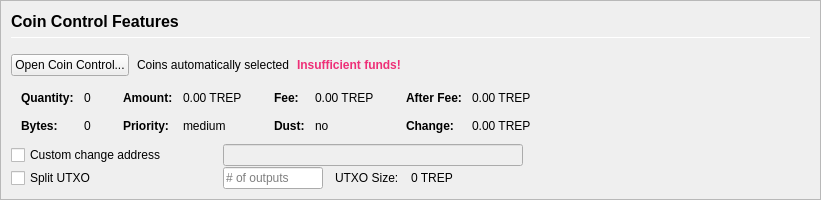
         <widget class="QFrame" name="frameCoinControl">
          <property name="sizePolicy">
           <sizepolicy hsizetype="Expanding" vsizetype="Expanding">
            <horstretch>0</horstretch>
            <verstretch>0</verstretch>
           </sizepolicy>
          </property>
          <property name="maximumSize">
           <size>
            <width>16777215</width>
            <height>16777215</height>
           </size>
          </property>
          <property name="frameShape">
           <enum>QFrame::StyledPanel</enum>
          </property>
          <property name="frameShadow">
           <enum>QFrame::Sunken</enum>
          </property>
          <layout class="QVBoxLayout" name="verticalLayoutCoinControl2">
           <property name="spacing">
            <number>0</number>
           </property>
           <property name="leftMargin">
            <number>0</number>
           </property>
           <property name="topMargin">
            <number>0</number>
           </property>
           <property name="rightMargin">
            <number>0</number>
           </property>
           <property name="bottomMargin">
            <number>0</number>
           </property>
           <item>
            <widget class="QFrame" name="frameCoinControl_BG">
             <layout class="QVBoxLayout" name="verticalLayoutCoinControl" stretch="0,0,0,0,0,0">
              <property name="spacing">
               <number>1</number>
              </property>
              <property name="leftMargin">
               <number>10</number>
              </property>
              <property name="topMargin">
               <number>10</number>
              </property>
              <item>
               <layout class="QHBoxLayout" name="horizontalLayoutCoinControl1">
                <property name="bottomMargin">
                 <number>15</number>
                </property>
                <item>
                 <layout class="QVBoxLayout" name="verticalLayout_3">
                  <property name="spacing">
                   <number>6</number>
                  </property>
                  <item>
                   <widget class="QLabel" name="labelCoinControlFeatures">
                    <property name="sizePolicy">
                     <sizepolicy hsizetype="Preferred" vsizetype="Maximum">
                      <horstretch>0</horstretch>
                      <verstretch>0</verstretch>
                     </sizepolicy>
                    </property>
                    <property name="minimumSize">
                     <size>
                      <width>0</width>
                      <height>20</height>
                     </size>
                    </property>
                    <property name="font">
                     <font>
                      <pointsize>12</pointsize>
                      <weight>75</weight>
                      <bold>true</bold>
                     </font>
                    </property>
                    <property name="styleSheet">
                     <string notr="true">font-weight:bold;</string>
                    </property>
                    <property name="text">
                     <string>Coin Control Features</string>
                    </property>
                   </widget>
                  </item>
                  <item>
                   <widget class="Line" name="line">
                    <property name="minimumSize">
                     <size>
                      <width>0</width>
                      <height>1</height>
                     </size>
                    </property>
                    <property name="maximumSize">
                     <size>
                      <width>16777215</width>
                      <height>1</height>
                     </size>
                    </property>
                    <property name="orientation">
                     <enum>Qt::Horizontal</enum>
                    </property>
                   </widget>
                  </item>
                 </layout>
                </item>
               </layout>
              </item>
              <item>
               <layout class="QHBoxLayout" name="horizontalLayoutCoinControl2" stretch="0,0,0,0">
                <property name="spacing">
                 <number>8</number>
                </property>
                <property name="bottomMargin">
                 <number>10</number>
                </property>
                <item>
                 <widget class="QPushButton" name="pushButtonCoinControl">
                  <property name="styleSheet">
                   <string notr="true"/>
                  </property>
                  <property name="text">
                   <string>Open Coin Control...</string>
                  </property>
                  <property name="autoDefault">
                   <bool>false</bool>
                  </property>
                 </widget>
                </item>
                <item>
                 <widget class="QLabel" name="labelCoinControlAutomaticallySelected">
                  <property name="text">
                   <string>Coins automatically selected</string>
                  </property>
                  <property name="margin">
                   <number>5</number>
                  </property>
                 </widget>
                </item>
                <item>
                 <widget class="QLabel" name="labelCoinControlInsuffFunds">
                  <property name="font">
                   <font>
                    <weight>75</weight>
                    <bold>true</bold>
                   </font>
                  </property>
                  <property name="styleSheet">
                   <string notr="true">color: #ee2f77;font-weight:bold;</string>
                  </property>
                  <property name="text">
                   <string>Insufficient funds!</string>
                  </property>
                  <property name="margin">
                   <number>5</number>
                  </property>
                 </widget>
                </item>
                <item>
                 <spacer name="horizontalSpacerCoinControl">
                  <property name="orientation">
                   <enum>Qt::Horizontal</enum>
                  </property>
                  <property name="sizeHint" stdset="0">
                   <size>
                    <width>40</width>
                    <height>1</height>
                   </size>
                  </property>
                 </spacer>
                </item>
               </layout>
              </item>
              <item>
               <widget class="QWidget" name="widgetCoinControl" native="true">
                <property name="sizePolicy">
                 <sizepolicy hsizetype="Preferred" vsizetype="Preferred">
                  <horstretch>0</horstretch>
                  <verstretch>0</verstretch>
                 </sizepolicy>
                </property>
                <property name="minimumSize">
                 <size>
                  <width>0</width>
                  <height>0</height>
                 </size>
                </property>
                <property name="styleSheet">
                 <string notr="true"/>
                </property>
                <layout class="QHBoxLayout" name="horizontalLayoutCoinControl5">
                 <property name="leftMargin">
                  <number>0</number>
                 </property>
                 <property name="topMargin">
                  <number>0</number>
                 </property>
                 <property name="rightMargin">
                  <number>0</number>
                 </property>
                 <property name="bottomMargin">
                  <number>0</number>
                 </property>
                 <item>
                  <layout class="QHBoxLayout" name="horizontalLayoutCoinControl3" stretch="0,0,0,1">
                   <property name="spacing">
                    <number>20</number>
                   </property>
                   <property name="topMargin">
                    <number>0</number>
                   </property>
                   <property name="bottomMargin">
                    <number>10</number>
                   </property>
                   <item>
                    <layout class="QFormLayout" name="formLayoutCoinControl1">
                     <property name="horizontalSpacing">
                      <number>10</number>
                     </property>
                     <property name="verticalSpacing">
                      <number>14</number>
                     </property>
                     <property name="leftMargin">
                      <number>10</number>
                     </property>
                     <property name="topMargin">
                      <number>4</number>
                     </property>
                     <property name="rightMargin">
                      <number>6</number>
                     </property>
                     <item row="0" column="0">
                      <widget class="QLabel" name="labelCoinControlQuantityText">
                       <property name="font">
                        <font>
                         <weight>75</weight>
                         <bold>true</bold>
                        </font>
                       </property>
                       <property name="text">
                        <string>Quantity:</string>
                       </property>
                       <property name="margin">
                        <number>0</number>
                       </property>
                      </widget>
                     </item>
                     <item row="0" column="1">
                      <widget class="QLabel" name="labelCoinControlQuantity">
                       <property name="cursor">
                        <cursorShape>IBeamCursor</cursorShape>
                       </property>
                       <property name="contextMenuPolicy">
                        <enum>Qt::ActionsContextMenu</enum>
                       </property>
                       <property name="text">
                        <string notr="true">0</string>
                       </property>
                       <property name="margin">
                        <number>0</number>
                       </property>
                       <property name="textInteractionFlags">
                        <set>Qt::LinksAccessibleByMouse|Qt::TextSelectableByKeyboard|Qt::TextSelectableByMouse</set>
                       </property>
                      </widget>
                     </item>
                     <item row="1" column="0">
                      <widget class="QLabel" name="labelCoinControlBytesText">
                       <property name="font">
                        <font>
                         <weight>75</weight>
                         <bold>true</bold>
                        </font>
                       </property>
                       <property name="text">
                        <string>Bytes:</string>
                       </property>
                      </widget>
                     </item>
                     <item row="1" column="1">
                      <widget class="QLabel" name="labelCoinControlBytes">
                       <property name="cursor">
                        <cursorShape>IBeamCursor</cursorShape>
                       </property>
                       <property name="contextMenuPolicy">
                        <enum>Qt::ActionsContextMenu</enum>
                       </property>
                       <property name="text">
                        <string notr="true">0</string>
                       </property>
                       <property name="textInteractionFlags">
                        <set>Qt::LinksAccessibleByMouse|Qt::TextSelectableByKeyboard|Qt::TextSelectableByMouse</set>
                       </property>
                      </widget>
                     </item>
                    </layout>
                   </item>
                   <item>
                    <layout class="QFormLayout" name="formLayoutCoinControl2">
                     <property name="horizontalSpacing">
                      <number>10</number>
                     </property>
                     <property name="verticalSpacing">
                      <number>14</number>
                     </property>
                     <property name="leftMargin">
                      <number>6</number>
                     </property>
                     <property name="topMargin">
                      <number>4</number>
                     </property>
                     <property name="rightMargin">
                      <number>6</number>
                     </property>
                     <item row="0" column="0">
                      <widget class="QLabel" name="labelCoinControlAmountText">
                       <property name="font">
                        <font>
                         <weight>75</weight>
                         <bold>true</bold>
                        </font>
                       </property>
                       <property name="text">
                        <string>Amount:</string>
                       </property>
                       <property name="margin">
                        <number>0</number>
                       </property>
                      </widget>
                     </item>
                     <item row="0" column="1">
                      <widget class="QLabel" name="labelCoinControlAmount">
                       <property name="cursor">
                        <cursorShape>IBeamCursor</cursorShape>
                       </property>
                       <property name="contextMenuPolicy">
                        <enum>Qt::ActionsContextMenu</enum>
                       </property>
                       <property name="text">
                        <string notr="true">0.00 TREP</string>
                       </property>
                       <property name="textInteractionFlags">
                        <set>Qt::LinksAccessibleByMouse|Qt::TextSelectableByKeyboard|Qt::TextSelectableByMouse</set>
                       </property>
                      </widget>
                     </item>
                     <item row="1" column="0">
                      <widget class="QLabel" name="labelCoinControlPriorityText">
                       <property name="font">
                        <font>
                         <weight>75</weight>
                         <bold>true</bold>
                        </font>
                       </property>
                       <property name="text">
                        <string>Priority:</string>
                       </property>
                      </widget>
                     </item>
                     <item row="1" column="1">
                      <widget class="QLabel" name="labelCoinControlPriority">
                       <property name="cursor">
                        <cursorShape>IBeamCursor</cursorShape>
                       </property>
                       <property name="contextMenuPolicy">
                        <enum>Qt::ActionsContextMenu</enum>
                       </property>
                       <property name="text">
                        <string>medium</string>
                       </property>
                       <property name="textInteractionFlags">
                        <set>Qt::LinksAccessibleByMouse|Qt::TextSelectableByKeyboard|Qt::TextSelectableByMouse</set>
                       </property>
                      </widget>
                     </item>
                    </layout>
                   </item>
                   <item>
                    <layout class="QFormLayout" name="formLayoutCoinControl3">
                     <property name="horizontalSpacing">
                      <number>10</number>
                     </property>
                     <property name="verticalSpacing">
                      <number>14</number>
                     </property>
                     <property name="leftMargin">
                      <number>6</number>
                     </property>
                     <property name="topMargin">
                      <number>4</number>
                     </property>
                     <property name="rightMargin">
                      <number>6</number>
                     </property>
                     <item row="0" column="0">
                      <widget class="QLabel" name="labelCoinControlFeeText">
                       <property name="font">
                        <font>
                         <weight>75</weight>
                         <bold>true</bold>
                        </font>
                       </property>
                       <property name="text">
                        <string>Fee:</string>
                       </property>
                       <property name="margin">
                        <number>0</number>
                       </property>
                      </widget>
                     </item>
                     <item row="0" column="1">
                      <widget class="QLabel" name="labelCoinControlFee">
                       <property name="cursor">
                        <cursorShape>IBeamCursor</cursorShape>
                       </property>
                       <property name="contextMenuPolicy">
                        <enum>Qt::ActionsContextMenu</enum>
                       </property>
                       <property name="text">
                        <string notr="true">0.00 TREP</string>
                       </property>
                       <property name="textInteractionFlags">
                        <set>Qt::LinksAccessibleByMouse|Qt::TextSelectableByKeyboard|Qt::TextSelectableByMouse</set>
                       </property>
                      </widget>
                     </item>
                     <item row="1" column="0">
                      <widget class="QLabel" name="labelCoinControlLowOutputText">
                       <property name="font">
                        <font>
                         <weight>75</weight>
                         <bold>true</bold>
                        </font>
                       </property>
                       <property name="text">
                        <string>Dust:</string>
                       </property>
                      </widget>
                     </item>
                     <item row="1" column="1">
                      <widget class="QLabel" name="labelCoinControlLowOutput">
                       <property name="cursor">
                        <cursorShape>IBeamCursor</cursorShape>
                       </property>
                       <property name="contextMenuPolicy">
                        <enum>Qt::ActionsContextMenu</enum>
                       </property>
                       <property name="text">
                        <string>no</string>
                       </property>
                       <property name="textInteractionFlags">
                        <set>Qt::LinksAccessibleByMouse|Qt::TextSelectableByKeyboard|Qt::TextSelectableByMouse</set>
                       </property>
                      </widget>
                     </item>
                    </layout>
                   </item>
                   <item>
                    <layout class="QFormLayout" name="formLayoutCoinControl4">
                     <property name="horizontalSpacing">
                      <number>10</number>
                     </property>
                     <property name="verticalSpacing">
                      <number>14</number>
                     </property>
                     <property name="leftMargin">
                      <number>6</number>
                     </property>
                     <property name="topMargin">
                      <number>4</number>
                     </property>
                     <property name="rightMargin">
                      <number>6</number>
                     </property>
                     <item row="0" column="0">
                      <widget class="QLabel" name="labelCoinControlAfterFeeText">
                       <property name="font">
                        <font>
                         <weight>75</weight>
                         <bold>true</bold>
                        </font>
                       </property>
                       <property name="text">
                        <string>After Fee:</string>
                       </property>
                       <property name="margin">
                        <number>0</number>
                       </property>
                      </widget>
                     </item>
                     <item row="0" column="1">
                      <widget class="QLabel" name="labelCoinControlAfterFee">
                       <property name="cursor">
                        <cursorShape>IBeamCursor</cursorShape>
                       </property>
                       <property name="contextMenuPolicy">
                        <enum>Qt::ActionsContextMenu</enum>
                       </property>
                       <property name="text">
                        <string notr="true">0.00 TREP</string>
                       </property>
                       <property name="textInteractionFlags">
                        <set>Qt::LinksAccessibleByMouse|Qt::TextSelectableByKeyboard|Qt::TextSelectableByMouse</set>
                       </property>
                      </widget>
                     </item>
                     <item row="1" column="0">
                      <widget class="QLabel" name="labelCoinControlChangeText">
                       <property name="font">
                        <font>
                         <weight>75</weight>
                         <bold>true</bold>
                        </font>
                       </property>
                       <property name="text">
                        <string>Change:</string>
                       </property>
                      </widget>
                     </item>
                     <item row="1" column="1">
                      <widget class="QLabel" name="labelCoinControlChange">
                       <property name="cursor">
                        <cursorShape>IBeamCursor</cursorShape>
                       </property>
                       <property name="contextMenuPolicy">
                        <enum>Qt::ActionsContextMenu</enum>
                       </property>
                       <property name="text">
                        <string notr="true">0.00 TREP</string>
                       </property>
                       <property name="textInteractionFlags">
                        <set>Qt::LinksAccessibleByMouse|Qt::TextSelectableByKeyboard|Qt::TextSelectableByMouse</set>
                       </property>
                      </widget>
                     </item>
                    </layout>
                   </item>
                  </layout>
                 </item>
                </layout>
               </widget>
              </item>
              <item>
               <layout class="QHBoxLayout" name="horizontalLayoutCoinControl4">
                <property name="spacing">
                 <number>12</number>
                </property>
                <property name="sizeConstraint">
                 <enum>QLayout::SetDefaultConstraint</enum>
                </property>
                <property name="topMargin">
                 <number>0</number>
                </property>
                <property name="rightMargin">
                 <number>0</number>
                </property>
                <item>
                 <widget class="QCheckBox" name="checkBoxCoinControlChange">
                  <property name="sizePolicy">
                   <sizepolicy hsizetype="Preferred" vsizetype="Preferred">
                    <horstretch>0</horstretch>
                    <verstretch>0</verstretch>
                   </sizepolicy>
                  </property>
                  <property name="minimumSize">
                   <size>
                    <width>200</width>
                    <height>0</height>
                   </size>
                  </property>
                  <property name="maximumSize">
                   <size>
                    <width>200</width>
                    <height>16777215</height>
                   </size>
                  </property>
                  <property name="toolTip">
                   <string>If this is activated, but the change address is empty or invalid, change will be sent to a newly generated address.</string>
                  </property>
                  <property name="text">
                   <string>Custom change address</string>
                  </property>
                 </widget>
                </item>
                <item>
                 <widget class="QValidatedLineEdit" name="lineEditCoinControlChange">
                  <property name="enabled">
                   <bool>false</bool>
                  </property>
                  <property name="sizePolicy">
                   <sizepolicy hsizetype="Preferred" vsizetype="Preferred">
                    <horstretch>0</horstretch>
                    <verstretch>0</verstretch>
                   </sizepolicy>
                  </property>
                  <property name="minimumSize">
                   <size>
                    <width>300</width>
                    <height>0</height>
                   </size>
                  </property>
                 </widget>
                </item>
                <item>
                 <widget class="QLabel" name="labelCoinControlChangeLabel">
                  <property name="sizePolicy">
                   <sizepolicy hsizetype="Preferred" vsizetype="Preferred">
                    <horstretch>0</horstretch>
                    <verstretch>0</verstretch>
                   </sizepolicy>
                  </property>
                  <property name="minimumSize">
                   <size>
                    <width>100</width>
                    <height>0</height>
                   </size>
                  </property>
                  <property name="text">
                   <string/>
                  </property>
                  <property name="margin">
                   <number>3</number>
                  </property>
                 </widget>
                </item>
               </layout>
              </item>
              <item>
               <layout class="QHBoxLayout" name="horizontalLayoutCoinControl6">
                <property name="spacing">
                 <number>12</number>
                </property>
                <property name="rightMargin">
                 <number>0</number>
                </property>
                <item>
                 <widget class="QCheckBox" name="splitBlockCheckBox">
                  <property name="sizePolicy">
                   <sizepolicy hsizetype="Preferred" vsizetype="Preferred">
                    <horstretch>0</horstretch>
                    <verstretch>0</verstretch>
                   </sizepolicy>
                  </property>
                  <property name="minimumSize">
                   <size>
                    <width>200</width>
                    <height>0</height>
                   </size>
                  </property>
                  <property name="maximumSize">
                   <size>
                    <width>200</width>
                    <height>16777215</height>
                   </size>
                  </property>
                  <property name="text">
                   <string>Split UTXO</string>
                  </property>
                 </widget>
                </item>
                <item>
                 <widget class="QLineEdit" name="splitBlockLineEdit">
                  <property name="sizePolicy">
                   <sizepolicy hsizetype="Preferred" vsizetype="Preferred">
                    <horstretch>50</horstretch>
                    <verstretch>0</verstretch>
                   </sizepolicy>
                  </property>
                  <property name="minimumSize">
                   <size>
                    <width>100</width>
                    <height>0</height>
                   </size>
                  </property>
                  <property name="maximumSize">
                   <size>
                    <width>100</width>
                    <height>16777215</height>
                   </size>
                  </property>
                  <property name="placeholderText">
                   <string># of outputs</string>
                  </property>
                 </widget>
                </item>
                <item>
                 <widget class="QLabel" name="labelBlockSizeText">
                  <property name="text">
                   <string>UTXO Size:</string>
                  </property>
                 </widget>
                </item>
                <item>
                 <widget class="QLabel" name="labelBlockSize">
                  <property name="text">
                   <string>0 TREP</string>
                  </property>
                 </widget>
                </item>
                <item>
                 <spacer name="horizontalSpacer_7">
                  <property name="orientation">
                   <enum>Qt::Horizontal</enum>
                  </property>
                  <property name="sizeHint" stdset="0">
                   <size>
                    <width>40</width>
                    <height>20</height>
                   </size>
                  </property>
                 </spacer>
                </item>
               </layout>
              </item>
              <item>
               <spacer name="verticalSpacerCoinControl">
                <property name="orientation">
                 <enum>Qt::Vertical</enum>
                </property>
                <property name="sizeHint" stdset="0">
                 <size>
                  <width>800</width>
                  <height>1</height>
                 </size>
                </property>
               </spacer>
              </item>
             </layout>
            </widget>
           </item>
          </layout>
         </widget>
